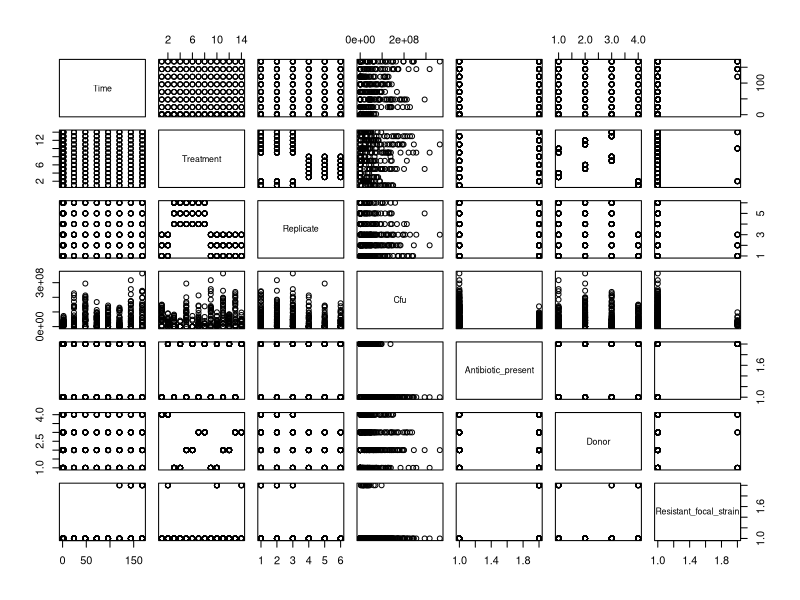
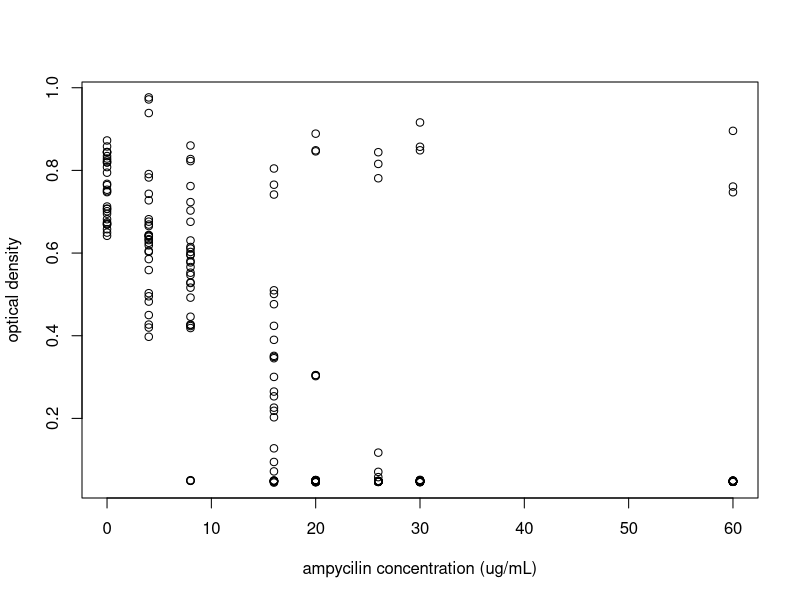
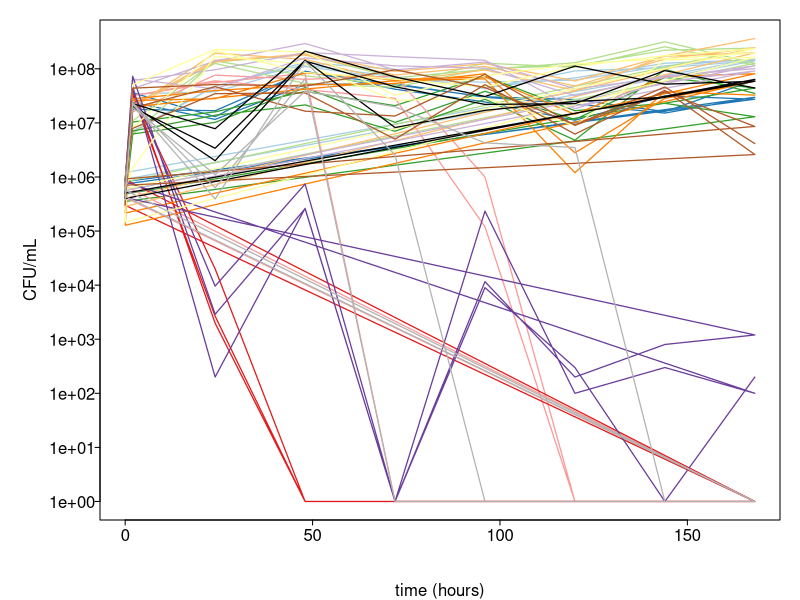
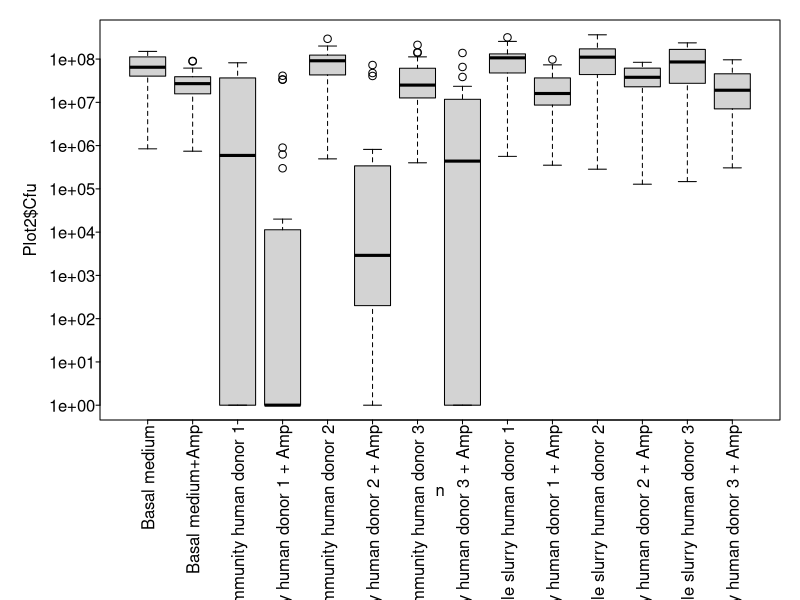
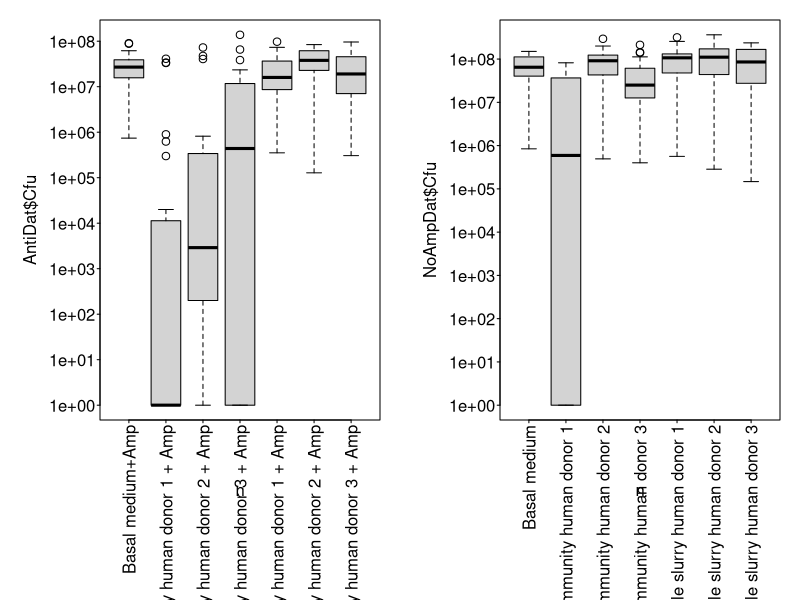

Write R code to recreate these figures, in order.
setwd("/Users/Mac/Desktop/Evolution/Tasks/Project/data")
microbiota <- read.csv('Hyp1.csv')
Ec <- read.csv('OD.csv')
resist <- read.csv('Plasmid.csv')
plot(microbiota)
# plot(x = data$x,y = data$y,
#xlab = "x-axis",
#ylab = "y-axis",
#main = "Plot"Plot
#)
Plot1 <- read.csv('Plot.Evo.csv')

plot(Plot1$Conc_Amp_ug.ml, Plot1$OD, xlab="ampycilin concentration (ug/mL)", ylab="optical density")
LO <- loess(Plot1$OD ~ Plot1$Conc_Amp_ug.ml)

Plot2 <- read.csv('Plot2.Evo.csv')
head(Plot2)

par(las=1, tck=-0.01, mgp=c(3, 0.25, 0), mar=c(4,5,1,1))
plot(1, 1, type="n", ylim=range(Plot2$Cfu), xlim=range(Plot2$Time), xlab="time (hours)", ylab="CFU/mL", log="y")
Cols <- c('#a6cee3','#1f78b4','#b2df8a','#33a02c','#fb9a99','#e31a1c','#fdbf6f','#ff7f00','#cab2d6','#6a3d9a','#ffff99','#b15928',"black","gray70")
Tmts <- unique(Plot2$Treatment)
for (i in 1:length(Tmts)){
  Pull <- which(Plot2$Treatment == Tmts[i])
  lines(Plot2[Pull,1], Plot2[Pull,4], col=Cols[i], lwd=1.25)
}

Anti <- grep("\\+", Plot2$Treatment)
AntiDat <- Plot2[Anti,]
NoAmpDat <- Plot2[setdiff(1:nrow(Plot2), Anti),]

# All
par(mar=c(9,5,1,1))
boxplot(Plot2$Cfu~Plot2$Treatment, las=2, log="y", xlab="n")
ANOVA <- aov(Plot2$Cfu~Plot2$Treatment)
summary(ANOVA)

par(mar=c(9,5,1,1), mfrow=c(1,2))
# With antibiotics
boxplot(AntiDat$Cfu~AntiDat$Treatment, las=2, log="y", xlab="n")

# Without antibiotics
boxplot(NoAmpDat$Cfu~NoAmpDat$Treatment, las=2, log="y", xlab="n")

Cfu <- log10(Plot2$Cfu)
Anti <- Plot2$Antibiotic_present
Anti[which(Anti == "no")] <- 0
Anti[which(Anti == "yes")] <- 1
Anti <- as.numeric(Anti)

Donor <- Plot2$Donor
Donor[which(Donor == "None")] <- 0
Donor[which(Donor == "Human donor 1")] <- 1
Donor[which(Donor == "Human donor 2")] <- 2
Donor[which(Donor == "Human donor 3")] <- 3
Donor <- as.factor(Donor)

Fit <- glm(Cfu ~ Anti * Donor)

